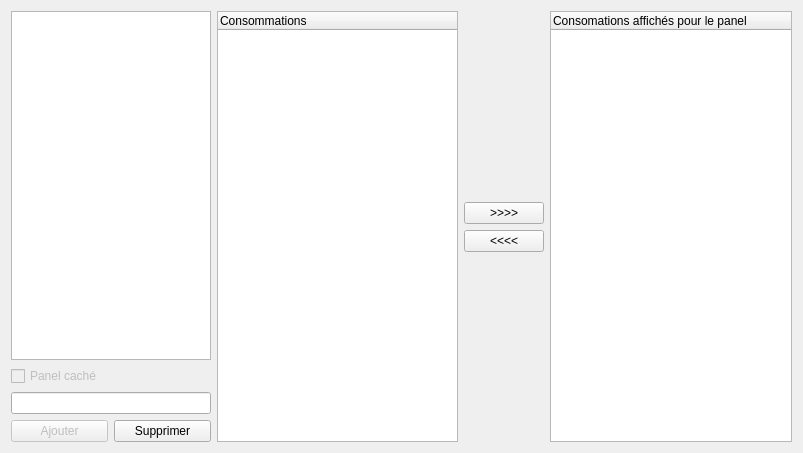
<?xml version="1.0" encoding="UTF-8"?>
<ui version="4.0">
 <class>PanelAdmin</class>
 <widget class="QDialog" name="PanelAdmin">
  <property name="geometry">
   <rect>
    <x>0</x>
    <y>0</y>
    <width>803</width>
    <height>453</height>
   </rect>
  </property>
  <property name="windowTitle">
   <string>Gestion panels</string>
  </property>
  <property name="whatsThis">
   <string/>
  </property>
  <layout class="QGridLayout" name="gridLayout">
   <item row="3" column="0">
    <widget class="QWidget" name="button_container" native="true">
     <property name="minimumSize">
      <size>
       <width>200</width>
       <height>0</height>
      </size>
     </property>
     <property name="maximumSize">
      <size>
       <width>200</width>
       <height>16777215</height>
      </size>
     </property>
     <layout class="QHBoxLayout" name="horizontalLayout">
      <property name="leftMargin">
       <number>0</number>
      </property>
      <property name="topMargin">
       <number>0</number>
      </property>
      <property name="rightMargin">
       <number>0</number>
      </property>
      <property name="bottomMargin">
       <number>0</number>
      </property>
      <item>
       <widget class="QPushButton" name="add_button">
        <property name="enabled">
         <bool>false</bool>
        </property>
        <property name="text">
         <string>Ajouter</string>
        </property>
       </widget>
      </item>
      <item>
       <widget class="QPushButton" name="delete_button">
        <property name="text">
         <string>Supprimer</string>
        </property>
       </widget>
      </item>
     </layout>
    </widget>
   </item>
   <item row="0" column="1" rowspan="4">
    <widget class="GlobalConsumptionList" name="product_list">
     <property name="showDropIndicator" stdset="0">
      <bool>true</bool>
     </property>
     <property name="dragEnabled">
      <bool>true</bool>
     </property>
     <property name="dragDropOverwriteMode">
      <bool>false</bool>
     </property>
     <property name="dragDropMode">
      <enum>QAbstractItemView::NoDragDrop</enum>
     </property>
     <property name="defaultDropAction">
      <enum>Qt::IgnoreAction</enum>
     </property>
     <property name="selectionMode">
      <enum>QAbstractItemView::ExtendedSelection</enum>
     </property>
     <property name="animated">
      <bool>false</bool>
     </property>
     <property name="allColumnsShowFocus">
      <bool>false</bool>
     </property>
     <column>
      <property name="text">
       <string>Consommations</string>
      </property>
     </column>
    </widget>
   </item>
   <item row="2" column="0">
    <widget class="Input" name="name_input">
     <property name="minimumSize">
      <size>
       <width>200</width>
       <height>0</height>
      </size>
     </property>
     <property name="maximumSize">
      <size>
       <width>200</width>
       <height>16777215</height>
      </size>
     </property>
    </widget>
   </item>
   <item row="0" column="2" rowspan="4">
    <layout class="QVBoxLayout" name="switch_container">
     <item>
      <spacer name="top_spacer">
       <property name="orientation">
        <enum>Qt::Vertical</enum>
       </property>
       <property name="sizeHint" stdset="0">
        <size>
         <width>20</width>
         <height>40</height>
        </size>
       </property>
      </spacer>
     </item>
     <item>
      <widget class="QPushButton" name="move_right">
       <property name="text">
        <string>&gt;&gt;&gt;&gt;</string>
       </property>
      </widget>
     </item>
     <item>
      <widget class="QPushButton" name="move_left">
       <property name="text">
        <string>&lt;&lt;&lt;&lt;</string>
       </property>
      </widget>
     </item>
     <item>
      <spacer name="bottom_spacer">
       <property name="orientation">
        <enum>Qt::Vertical</enum>
       </property>
       <property name="sizeHint" stdset="0">
        <size>
         <width>20</width>
         <height>40</height>
        </size>
       </property>
      </spacer>
     </item>
    </layout>
   </item>
   <item row="0" column="3" rowspan="4">
    <widget class="PanelConsumptionList" name="panel_content">
     <property name="showDropIndicator" stdset="0">
      <bool>true</bool>
     </property>
     <property name="dragEnabled">
      <bool>true</bool>
     </property>
     <property name="dragDropOverwriteMode">
      <bool>false</bool>
     </property>
     <property name="dragDropMode">
      <enum>QAbstractItemView::NoDragDrop</enum>
     </property>
     <property name="defaultDropAction">
      <enum>Qt::IgnoreAction</enum>
     </property>
     <property name="selectionMode">
      <enum>QAbstractItemView::ExtendedSelection</enum>
     </property>
     <column>
      <property name="text">
       <string>Consomations affichés pour le panel</string>
      </property>
     </column>
    </widget>
   </item>
   <item row="0" column="0">
    <widget class="QListWidget" name="panels">
     <property name="sizePolicy">
      <sizepolicy hsizetype="Fixed" vsizetype="Expanding">
       <horstretch>0</horstretch>
       <verstretch>0</verstretch>
      </sizepolicy>
     </property>
     <property name="minimumSize">
      <size>
       <width>200</width>
       <height>0</height>
      </size>
     </property>
     <property name="maximumSize">
      <size>
       <width>200</width>
       <height>16777215</height>
      </size>
     </property>
     <property name="selectionMode">
      <enum>QAbstractItemView::ExtendedSelection</enum>
     </property>
     <property name="sortingEnabled">
      <bool>true</bool>
     </property>
    </widget>
   </item>
   <item row="1" column="0">
    <widget class="QCheckBox" name="hidden">
     <property name="enabled">
      <bool>false</bool>
     </property>
     <property name="text">
      <string>Panel caché</string>
     </property>
    </widget>
   </item>
  </layout>
 </widget>
 <customwidgets>
  <customwidget>
   <class>Input</class>
   <extends>QLineEdit</extends>
   <header>gui.input_widget</header>
  </customwidget>
  <customwidget>
   <class>PanelConsumptionList</class>
   <extends>QTreeWidget</extends>
   <header>gui/panels_management_window</header>
  </customwidget>
  <customwidget>
   <class>GlobalConsumptionList</class>
   <extends>QTreeWidget</extends>
   <header>gui/panels_management_window</header>
  </customwidget>
 </customwidgets>
 <resources/>
 <connections>
  <connection>
   <sender>add_button</sender>
   <signal>clicked()</signal>
   <receiver>PanelAdmin</receiver>
   <slot>accept()</slot>
   <hints>
    <hint type="sourcelabel">
     <x>57</x>
     <y>432</y>
    </hint>
    <hint type="destinationlabel">
     <x>401</x>
     <y>226</y>
    </hint>
   </hints>
  </connection>
  <connection>
   <sender>delete_button</sender>
   <signal>clicked()</signal>
   <receiver>PanelAdmin</receiver>
   <slot>delete()</slot>
   <hints>
    <hint type="sourcelabel">
     <x>160</x>
     <y>432</y>
    </hint>
    <hint type="destinationlabel">
     <x>401</x>
     <y>226</y>
    </hint>
   </hints>
  </connection>
  <connection>
   <sender>panels</sender>
   <signal>itemSelectionChanged()</signal>
   <receiver>PanelAdmin</receiver>
   <slot>on_selection()</slot>
   <hints>
    <hint type="sourcelabel">
     <x>108</x>
     <y>197</y>
    </hint>
    <hint type="destinationlabel">
     <x>401</x>
     <y>226</y>
    </hint>
   </hints>
  </connection>
  <connection>
   <sender>move_right</sender>
   <signal>clicked()</signal>
   <receiver>PanelAdmin</receiver>
   <slot>add_product()</slot>
   <hints>
    <hint type="sourcelabel">
     <x>504</x>
     <y>211</y>
    </hint>
    <hint type="destinationlabel">
     <x>489</x>
     <y>143</y>
    </hint>
   </hints>
  </connection>
  <connection>
   <sender>move_left</sender>
   <signal>clicked()</signal>
   <receiver>PanelAdmin</receiver>
   <slot>delete_product()</slot>
   <hints>
    <hint type="sourcelabel">
     <x>523</x>
     <y>244</y>
    </hint>
    <hint type="destinationlabel">
     <x>518</x>
     <y>283</y>
    </hint>
   </hints>
  </connection>
  <connection>
   <sender>hidden</sender>
   <signal>toggled(bool)</signal>
   <receiver>PanelAdmin</receiver>
   <slot>on_hide(bool)</slot>
   <hints>
    <hint type="sourcelabel">
     <x>108</x>
     <y>375</y>
    </hint>
    <hint type="destinationlabel">
     <x>401</x>
     <y>226</y>
    </hint>
   </hints>
  </connection>
 </connections>
 <slots>
  <slot>delete()</slot>
  <slot>on_selection()</slot>
  <slot>delete_product()</slot>
  <slot>add_product()</slot>
  <slot>on_hide(bool)</slot>
 </slots>
</ui>
